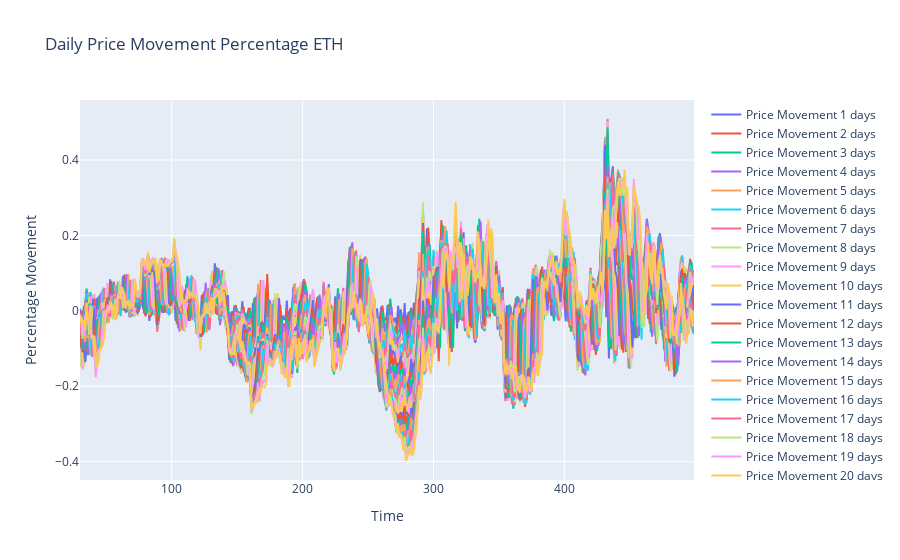
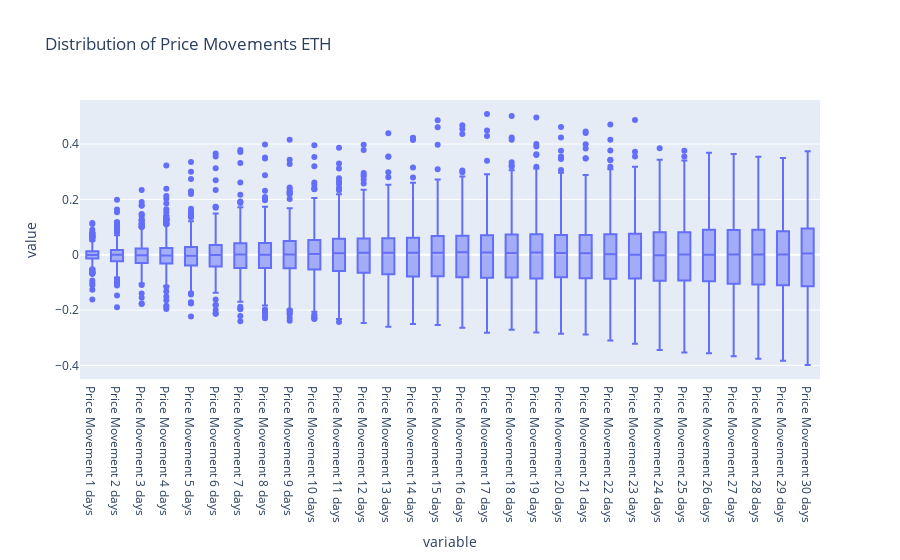

The notebook cell these images were saved under, in order:
### Code cell
# 1. Visualizing Price Movements Using Line Plot
fig_line = go.Figure()

# Create a line for each column
for col in df_price_movements.columns:
    fig_line.add_trace(go.Scatter(x=df_price_movements.index, y=df_price_movements[col], mode='lines', name=col))

# Update layout
fig_line.update_layout(
    title=f"Daily Price Movement Percentage {target}",
    xaxis_title="Time",
    yaxis_title="Percentage Movement",
    template='plotly'
)

# Show the line plot
fig_line.show()

# 2. Visualizing the Distribution with Box Plot
fig_box = px.box(df_price_movements, title=f"Distribution of Price Movements {target}")

# Show the box plot
fig_box.show()

### Figure 1 — Plotly figure (JSON) as saved in the notebook; plotly's stock layout.template omitted (floating-point values rounded to 4 significant figures; data arrays with more than 128 entries replaced by an {"elided": "..."} marker saying what was removed)
{"data": [{"mode": "lines", "name": "Price Movement 1 days", "type": "scatter", "x": {"elided": "470 int values"}, "y": {"elided": "470 float values"}}, {"mode": "lines", "name": "Price Movement 2 days", "type": "scatter", "x": {"elided": "470 int values"}, "y": {"elided": "470 float values"}}, {"mode": "lines", "name": "Price Movement 3 days", "type": "scatter", "x": {"elided": "470 int values"}, "y": {"elided": "470 float values"}}, {"mode": "lines", "name": "Price Movement 4 days", "type": "scatter", "x": {"elided": "470 int values"}, "y": {"elided": "470 float values"}}, {"mode": "lines", "name": "Price Movement 5 days", "type": "scatter", "x": {"elided": "470 int values"}, "y": {"elided": "470 float values"}}, {"mode": "lines", "name": "Price Movement 6 days", "type": "scatter", "x": {"elided": "470 int values"}, "y": {"elided": "470 float values"}}, {"mode": "lines", "name": "Price Movement 7 days", "type": "scatter", "x": {"elided": "470 int values"}, "y": {"elided": "470 float values"}}, {"mode": "lines", "name": "Price Movement 8 days", "type": "scatter", "x": {"elided": "470 int values"}, "y": {"elided": "470 float values"}}, {"mode": "lines", "name": "Price Movement 9 days", "type": "scatter", "x": {"elided": "470 int values"}, "y": {"elided": "470 float values"}}, {"mode": "lines", "name": "Price Movement 10 days", "type": "scatter", "x": {"elided": "470 int values"}, "y": {"elided": "470 float values"}}, {"mode": "lines", "name": "Price Movement 11 days", "type": "scatter", "x": {"elided": "470 int values"}, "y": {"elided": "470 float values"}}, {"mode": "lines", "name": "Price Movement 12 days", "type": "scatter", "x": {"elided": "470 int values"}, "y": {"elided": "470 float values"}}, {"mode": "lines", "name": "Price Movement 13 days", "type": "scatter", "x": {"elided": "470 int values"}, "y": {"elided": "470 float values"}}, {"mode": "lines", "name": "Price Movement 14 days", "type": "scatter", "x": {"elided": "470 int values"}, "y": {"elided": "470 float values"}}, {"mode": "lines", "name": "Price Movement 15 days", "type": "scatter", "x": {"elided": "470 int values"}, "y": {"elided": "470 float values"}}, {"mode": "lines", "name": "Price Movement 16 days", "type": "scatter", "x": {"elided": "470 int values"}, "y": {"elided": "470 float values"}}, {"mode": "lines", "name": "Price Movement 17 days", "type": "scatter", "x": {"elided": "470 int values"}, "y": {"elided": "470 float values"}}, {"mode": "lines", "name": "Price Movement 18 days", "type": "scatter", "x": {"elided": "470 int values"}, "y": {"elided": "470 float values"}}, {"mode": "lines", "name": "Price Movement 19 days", "type": "scatter", "x": {"elided": "470 int values"}, "y": {"elided": "470 float values"}}, {"mode": "lines", "name": "Price Movement 20 days", "type": "scatter", "x": {"elided": "470 int values"}, "y": {"elided": "470 float values"}}, {"mode": "lines", "name": "Price Movement 21 days", "type": "scatter", "x": {"elided": "470 int values"}, "y": {"elided": "470 float values"}}, {"mode": "lines", "name": "Price Movement 22 days", "type": "scatter", "x": {"elided": "470 int values"}, "y": {"elided": "470 float values"}}, {"mode": "lines", "name": "Price Movement 23 days", "type": "scatter", "x": {"elided": "470 int values"}, "y": {"elided": "470 float values"}}, {"mode": "lines", "name": "Price Movement 24 days", "type": "scatter", "x": {"elided": "470 int values"}, "y": {"elided": "470 float values"}}, {"mode": "lines", "name": "Price Movement 25 days", "type": "scatter", "x": {"elided": "470 int values"}, "y": {"elided": "470 float values"}}, {"mode": "lines", "name": "Price Movement 26 days", "type": "scatter", "x": {"elided": "470 int values"}, "y": {"elided": "470 float values"}}, {"mode": "lines", "name": "Price Movement 27 days", "type": "scatter", "x": {"elided": "470 int values"}, "y": {"elided": "470 float values"}}, {"mode": "lines", "name": "Price Movement 28 days", "type": "scatter", "x": {"elided": "470 int values"}, "y": {"elided": "470 float values"}}, {"mode": "lines", "name": "Price Movement 29 days", "type": "scatter", "x": {"elided": "470 int values"}, "y": {"elided": "470 float values"}}, {"mode": "lines", "name": "Price Movement 30 days", "type": "scatter", "x": {"elided": "470 int values"}, "y": {"elided": "470 float values"}}], "layout": {"title": {"text": "Daily Price Movement Percentage ETH"}, "xaxis": {"title": {"text": "Time"}}, "yaxis": {"title": {"text": "Percentage Movement"}}}}

### Figure 2 — Plotly figure (JSON) as saved in the notebook; plotly's stock layout.template omitted (floating-point values rounded to 4 significant figures; data arrays with more than 128 entries replaced by an {"elided": "..."} marker saying what was removed)
{"data": [{"alignmentgroup": "True", "hovertemplate": "variable=%{x}<br>value=%{y}<extra></extra>", "legendgroup": "", "marker": {"color": "#636efa"}, "name": "", "notched": false, "offsetgroup": "", "orientation": "v", "showlegend": false, "type": "box", "x": {"elided": "14100 str values"}, "x0": " ", "xaxis": "x", "y": {"elided": "14100 float values"}, "y0": " ", "yaxis": "y"}], "layout": {"boxmode": "group", "legend": {"tracegroupgap": 0}, "title": {"text": "Distribution of Price Movements ETH"}, "xaxis": {"anchor": "y", "domain": [0, 1], "title": {"text": "variable"}}, "yaxis": {"anchor": "x", "domain": [0, 1], "title": {"text": "value"}}}}
